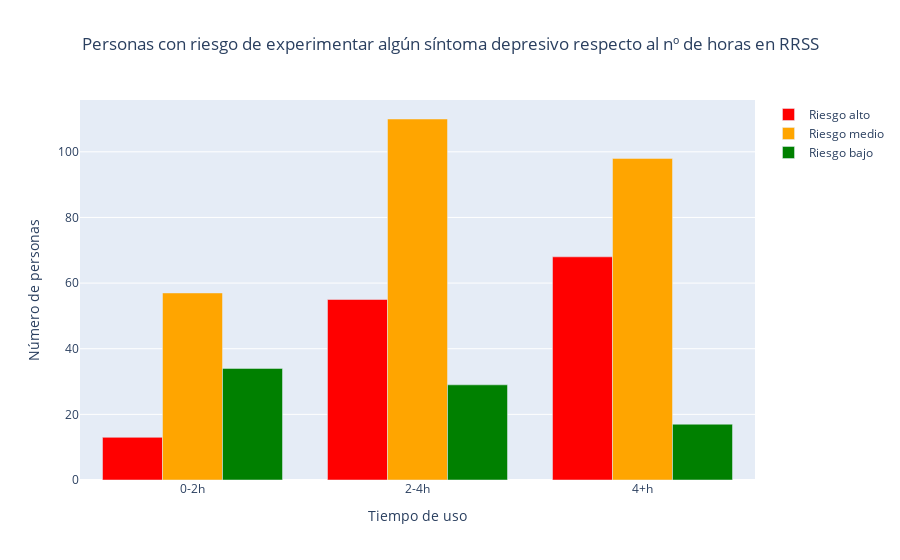

Here is the notebook cell this chart was saved with:
### Code cell
# Concatenar los DataFrames para crear uno solo
df_riesgo = pd.concat([mascara_riesgo_baja_1.assign(riesgo='Riesgo bajo'),
                       mascara_riesgo_media_1.assign(riesgo='Riesgo medio'),
                       mascara_riesgo_alta_1.assign(riesgo='Riesgo alto')])

# Calcular el conteo de personas para cada categoría de tiempo de uso y nivel de riesgo
df_riesgo_count = df_riesgo.groupby(['Tiempo_uso_num', 'riesgo']).size().unstack().reset_index()

# Ordenar las columnas por riesgo
df_riesgo_count = df_riesgo_count[['Tiempo_uso_num', 'Riesgo alto', 'Riesgo medio', 'Riesgo bajo']]

# Crear el gráfico de barras agrupadas con Plotly
fig = go.Figure()

# Definir los colores para cada nivel de riesgo
colores = {'Riesgo bajo': 'green', 'Riesgo medio': 'orange', 'Riesgo alto': 'red'}

for col in df_riesgo_count.columns[1:]:
    fig.add_trace(go.Bar(x=df_riesgo_count['Tiempo_uso_num'], y=df_riesgo_count[col], name=col, marker_color=colores[col]))

fig.update_layout(title='Personas con riesgo de experimentar algún síntoma depresivo respecto al nº de horas en RRSS',
                  title_x=0.5,
                  xaxis_title='Tiempo de uso',
                  yaxis_title='Número de personas')

fig.show()

### Figure 1 — Plotly figure (JSON) as saved in the notebook; plotly's stock layout.template omitted (floating-point values rounded to 4 significant figures)
{"data": [{"marker": {"color": "red"}, "name": "Riesgo alto", "type": "bar", "x": ["0-2h", "2-4h", "4+h"], "y": [13, 55, 68]}, {"marker": {"color": "orange"}, "name": "Riesgo medio", "type": "bar", "x": ["0-2h", "2-4h", "4+h"], "y": [57, 110, 98]}, {"marker": {"color": "green"}, "name": "Riesgo bajo", "type": "bar", "x": ["0-2h", "2-4h", "4+h"], "y": [34, 29, 17]}], "layout": {"title": {"text": "Personas con riesgo de experimentar algún síntoma depresivo respecto al nº de horas en RRSS", "x": 0.5}, "xaxis": {"title": {"text": "Tiempo de uso"}}, "yaxis": {"title": {"text": "Número de personas"}}}}
